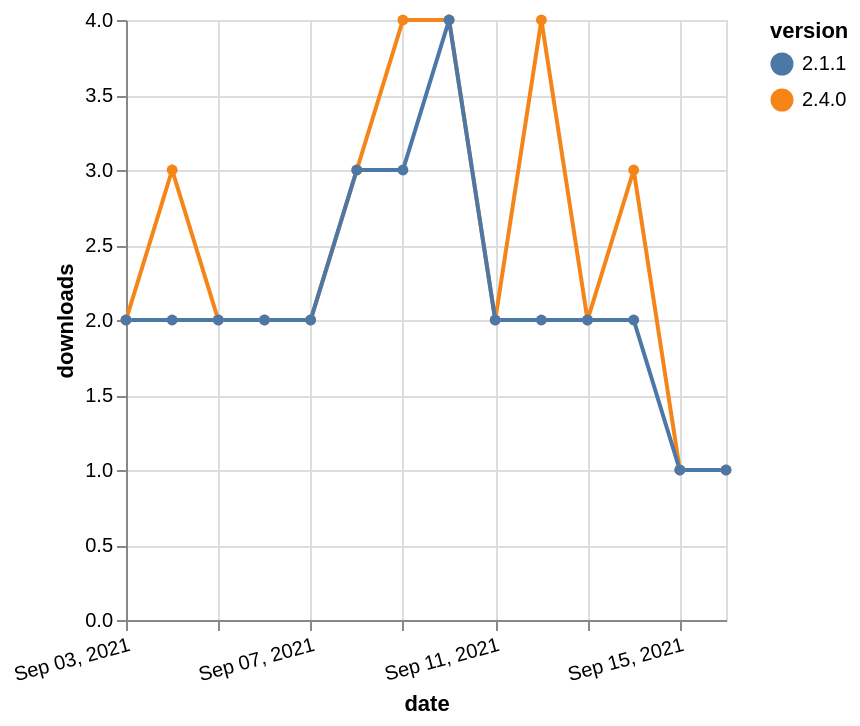

Express this chart as Vega-Lite.
### Vega-Lite specification from a JSON file in a GitHub repository (floating-point values rounded to 4 significant figures)
{"$schema": "https://vega.github.io/schema/vega-lite/v5.json", "description": "A simple bar chart with embedded data.", "data": {"values": [{"date": "2021-09-03", "total": 15890, "delta": 2, "version": "2.4.0"}, {"date": "2021-09-04", "total": 15893, "delta": 3, "version": "2.4.0"}, {"date": "2021-09-05", "total": 15895, "delta": 2, "version": "2.4.0"}, {"date": "2021-09-06", "total": 15897, "delta": 2, "version": "2.4.0"}, {"date": "2021-09-07", "total": 15899, "delta": 2, "version": "2.4.0"}, {"date": "2021-09-08", "total": 15902, "delta": 3, "version": "2.4.0"}, {"date": "2021-09-09", "total": 15906, "delta": 4, "version": "2.4.0"}, {"date": "2021-09-10", "total": 15910, "delta": 4, "version": "2.4.0"}, {"date": "2021-09-11", "total": 15912, "delta": 2, "version": "2.4.0"}, {"date": "2021-09-12", "total": 15916, "delta": 4, "version": "2.4.0"}, {"date": "2021-09-13", "total": 15918, "delta": 2, "version": "2.4.0"}, {"date": "2021-09-14", "total": 15921, "delta": 3, "version": "2.4.0"}, {"date": "2021-09-15", "total": 15922, "delta": 1, "version": "2.4.0"}, {"date": "2021-09-16", "total": 15923, "delta": 1, "version": "2.4.0"}, {"date": "2021-09-03", "total": 2023, "delta": 2, "version": "2.1.1"}, {"date": "2021-09-04", "total": 2025, "delta": 2, "version": "2.1.1"}, {"date": "2021-09-05", "total": 2027, "delta": 2, "version": "2.1.1"}, {"date": "2021-09-06", "total": 2029, "delta": 2, "version": "2.1.1"}, {"date": "2021-09-07", "total": 2031, "delta": 2, "version": "2.1.1"}, {"date": "2021-09-08", "total": 2034, "delta": 3, "version": "2.1.1"}, {"date": "2021-09-09", "total": 2037, "delta": 3, "version": "2.1.1"}, {"date": "2021-09-10", "total": 2041, "delta": 4, "version": "2.1.1"}, {"date": "2021-09-11", "total": 2043, "delta": 2, "version": "2.1.1"}, {"date": "2021-09-12", "total": 2045, "delta": 2, "version": "2.1.1"}, {"date": "2021-09-13", "total": 2047, "delta": 2, "version": "2.1.1"}, {"date": "2021-09-14", "total": 2049, "delta": 2, "version": "2.1.1"}, {"date": "2021-09-15", "total": 2050, "delta": 1, "version": "2.1.1"}, {"date": "2021-09-16", "total": 2051, "delta": 1, "version": "2.1.1"}]}, "width": "container", "mark": {"type": "line", "point": {"filled": true}}, "encoding": {"x": {"field": "date", "type": "temporal", "timeUnit": "yearmonthdate", "title": "date", "axis": {"labelAngle": -15}}, "y": {"field": "delta", "type": "quantitative", "title": "downloads"}, "color": {"field": "version", "type": "nominal"}, "tooltip": {"field": "delta"}}}
